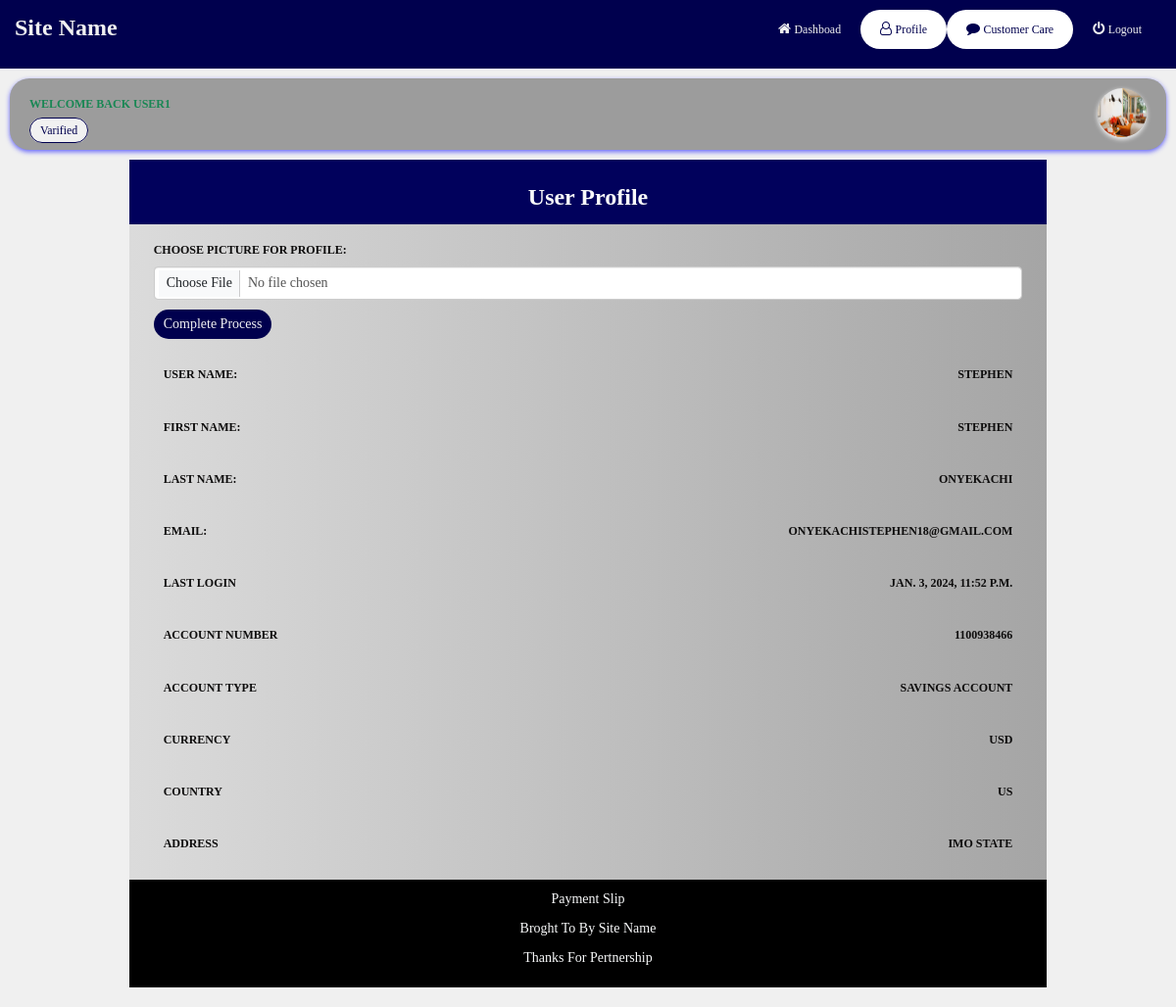
/view_profile/ (signed in), run on an earlier commit of the app's database.
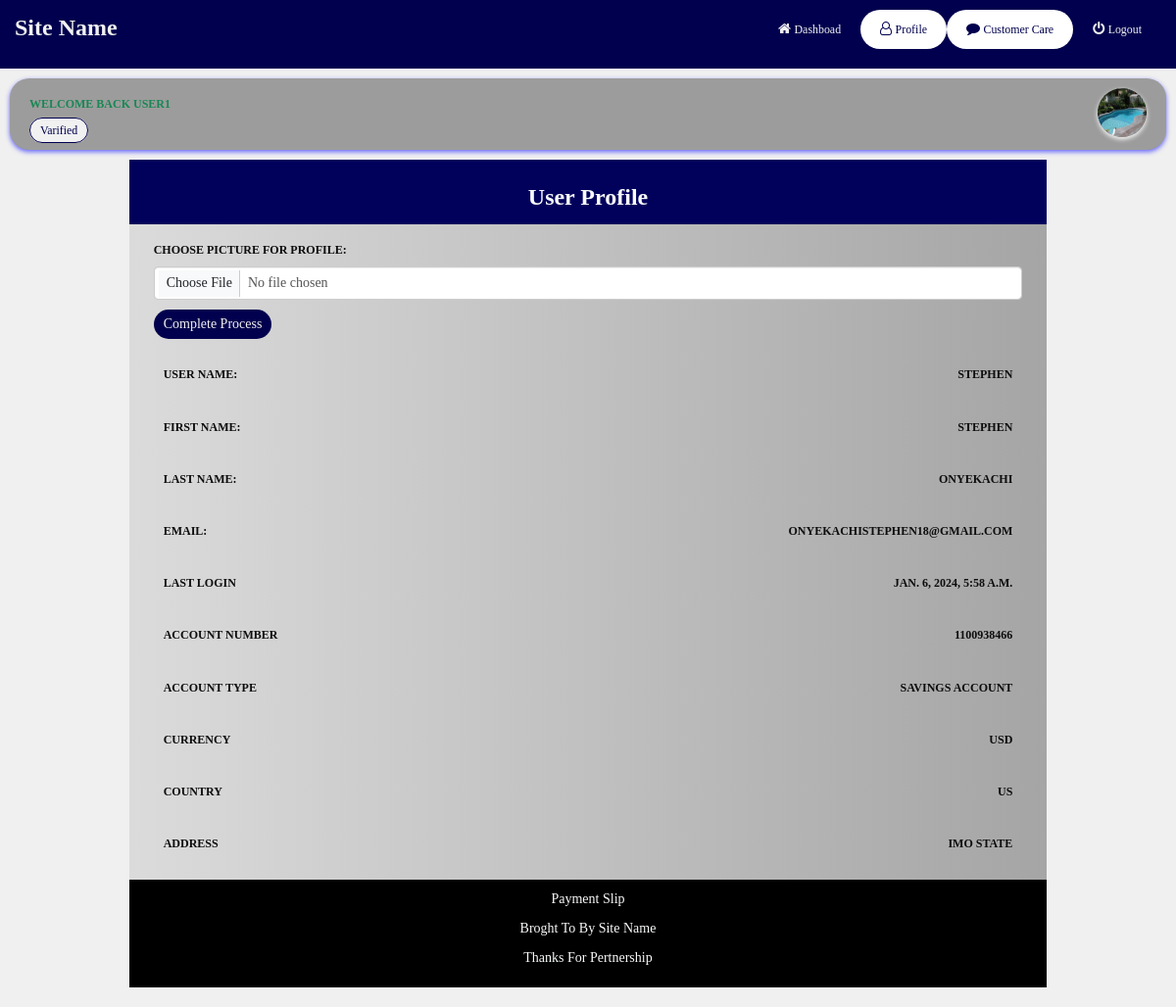
And on a later commit of the database.
### App/models.py (models this page shows)
class Users(AbstractUser):
    currency = models.CharField(max_length=200)
    phone_number = models.CharField(max_length=20)
    country = models.CharField(max_length=200)
    address = models.CharField(max_length=250)
    date_joined = models.DateTimeField(verbose_name="date joined", auto_now_add=True)
    last_login = models.DateTimeField(verbose_name="last login", auto_now=True)
    balance = models.FloatField(default=0.00, null=True)
    account_number = models.PositiveIntegerField(default=0, null=True)
    account_type = models.CharField(max_length=200)
    bank = models.CharField(max_length=200)
    block = models.BooleanField(default=False)
    username = models.CharField(max_length=100, blank=True, null=True, unique=True)
    gender = models.CharField(max_length=200)
    profile_picture = models.ImageField(upload_to='picture')
    def __str__(self):
        return self.username

### App/views.py (the view)
# urls.py: path('view_profile/', views.View_profile, name='view_profile'),
def View_profile(request):
    user = Users.objects.get(username=request.user)
    if request.method == 'POST':
        profile_picture = request.FILES.get('profile_picture')
        user.profile_picture = profile_picture
        user.save()
    context = {
        'user':user
    }
    return render(request, 'profile/view_profile.html', context)

### template/profile/view_profile.html (shortened to what this page needs)
{% extends 'nav_auth/extentions.html' %}
{% load static %}
{% block content %}
<body>
    <div>
        {% if request.user.is_superuser %}
        {% include 'nav_auth/links.html' %}
        {% else %}
        {% include 'nav_auth/links2.html' %}
        {% endif %}
        <section class="col-md-12" id="dashboad_section2">
            {% include 'nav_auth/welcome.html' %}
            <div class="col-md-12 slip">
                <div class="col-md-10 slip_body">
                    <div class="col-md-12 text-center p-3"
                        style="background-color: rgb(1, 1, 92); width: 100%; position: relative;"
                    >
                        <h3 class="text-center text-light">User Profile</h3>
                    </div>
                    <div class="col-md-12"
                        style="padding: 10px;position: relative;
                        background: linear-gradient(to right, rgb(219, 219, 219), rgb(165, 165, 165));"
                    >
                        <div class="col-md-12">
                            <form method="post" enctype="multipart/form-data">
                                <div>
                                    <h4>
                                        choose picture for profile:
                                    </h4>
                                    <input type="file" class="form-control" name="profile_picture"
                                    >
                                </div>
                                <div class="proceed">
                                    <button>complete process</button>
                                </div>
                            </form>
                        </div>
                        <div class="col-md-12">
                            <div class="col-md-12 slip_content">
                                <h4>
                                    user name:
                                </h4>
                                <h4>
                                    {{ user.first_name }}
                                </h4>
                            </div>
                            <div class="col-md-12 slip_content">
                                <h4>
                                    first name:
                                </h4>
                                <h4>
                                    {{ user.first_name }}
                                </h4>
                            </div>
                            <div class="col-md-12 slip_content">
                                <h4>
                                    last name:
                                </h4>
                                <h4>
                                    {{ user.last_name }}
                                </h4>
                            </div>
                            <div class="col-md-12 slip_content">
                                <h4>
                                    email:
                                </h4>
                                <h4>
                                    {{ user.email }}
                                </h4>
                            </div>
                            <div class="col-md-12 slip_content">
                                <div>
                                    <h4>Last Login</h4>
                                </div>
                                <div>
                                    <h4>{{user.last_login}}</h4>
                                </div>
                            </div>
                            <div class="col-md-12 slip_content">
                                <div>
                                    <h4>Account Number</h4>
                                </div>
                                <div>
                                    <h4>{{user.account_number}}</h4>
                                </div>
                            </div>
                            <div class="col-md-12 slip_content">
                                <div>
                                    <h4>Account type</h4>
                                </div>
                                <div>
                                    <h4>{{user.account_type}}</h4>
                                </div>
                            </div>
                            <div class="col-md-12 slip_content">
                                <div>
                                    <h4>currency</h4>
                                </div>
                                <div>
                                    <h4>{{user.currency}}</h4>
                                </div>
                            </div>
                            <div class="col-md-12 slip_content">
                                <div>
                                    <h4>country</h4>
                                </div>
                                <div>
                                    <h4>{{user.country}}</h4>
                                </div>
                            </div>
                            <div class="col-md-12 slip_content">
                                <div>
                                    <h4>address</h4>
                                </div>
                                <div>
                                    <h4>{{user.address}}</h4>
                                </div>
                            </div>
                        </div>
                    </div>
                    <div class="col-md-12 text-center p-3"
                        style="background-color: rgb(0, 0, 0); width: 100%; position: relative;"
                    >
                        <p class="text-center text-light">Payment Slip</p>
                        <p class="text-center text-light">Broght To By Site Name</p>
                        <p class="text-center text-light">Thanks For Pertnership</p>
                    </div>
                </div>
            </div>
        </section>
    </div>
</body>
{% endblock %}

### template/nav_auth/extentions.html (shortened to what this page needs)
<!DOCTYPE html>
{% load static %}
<html lang="en">
<head>
    <link href="https://cdn.jsdelivr.net/npm/bootstrap@5.3.2/dist/css/bootstrap.min.css" rel="stylesheet"
>
    <link rel="stylesheet" href="{% static 'bootstrap/css/bootstrap.min.css'%}">
    <link rel="stylesheet" href="{% static 'bootstrap/js/bootstrap.min.js'%}">
    <link rel="stylesheet" href="{% static 'font-awesome/css/font-awesome.min.css'%}">
    <link rel="stylesheet" href="{% static 'css.css'%}">
    <link rel="stylesheet" href="{% static 'media.css'%}">
</head>
<body>
    {% block content %}
    {% endblock %}
</body>
</html>

### template/nav_auth/links2.html (shortened to what this page needs)
<section class="col-md-12" id="dashboad_section1">
    <div class="menu">
        <div>
            <h3 id="sitename">site name</h3>
        </div>
        <div class="menu_links">
            <ul>
                <li>
                    <a href="{% url 'dashboard' %}" {% if '/dashboard/' == request.path %} class="active" {% endif %}>
                        <i class="fa fa-home"></i>
                        <small>dashboad</small>
                    </a>
                </li>
                <li>
                    <a href="{% url 'view_profile' %}" {% if '/view_profile/' == request.path %} class="active" {% endif %}>
                        <i class="fa fa-user-o"></i>
                        <small>profile</small>
                    </a>
                </li>
                <li>
                    <a href="{% url 'view_profile' %}" {% if '/view_profile/' == request.path %} class="active" {% endif %}>
                        <i class="fa fa-comment"></i>
                        <small>customer care</small>
                    </a>
                </li>
                <li>
                    <a href="{% url 'logout' %}" {% if '/logout/' == request.path %} class="active" {% endif %}>
                        <i class="fa fa-power-off"></i>
                        <small>logout</small>
                    </a>
                </li>
            </ul>
        </div>
    </div>
</section>

### template/nav_auth/welcome.html
{% load static %}
<div class="col-md-12 content_proceed"
    style="display: flex; justify-content: space-between; box-shadow: 0 2px 5px rgb(99, 99, 250);"
>
    <div>
        <div>
            <h4 class="text-success">
                welcome back {{ request.user.username }}
            </h4>
        </div>
        <div class="varifile">
            <small>Varified</small>
        </div>
    </div>
    <div>
        <a href="{% url 'view_profile' %}">
            {% if user.profile_picture %}
            <div>
                <img src="{{ request.user.profile_picture.url }}" alt=""
                    style="
                        border-radius: 50px; width: 50px; height: 50px; box-shadow: 0 2px 5px white;
                    "
                >
            </div>
            {% else %}
            <div>
                <img src="{% static 'img/001.jpg' %}" alt=""
                    style="border-radius: 50px; width: 50px; height: 50px;"
                >
            </div>
            {% endif %}
        </a>
    </div>
</div>

### static/css.css (style rules this page uses)
* { margin: 0px; padding: 0px; box-sizing: border-box; font-family: 'Arial Narrow'; }
:root { --button-bg: rgb(0, 0, 78); --button-color: #f1f1f1; --body-bg: rgb(240, 240, 240); --body-border: rgb(156, 156, 156); --body-color: rgb(0, 0, 78); --dack: rgb(14, 13, 13); }
.content_proceed { border-radius: 20px; padding: 10px 20px; background-color: var(--body-border); text-transform: capitalize; transition: 0.2s; }
.varifile small { background-color: var(--button-color); color: var(--button-bg); text-decoration: none; border:1px solid var(--button-bg); padding: 5px 10px; border-radius: 20px; }
.proceed { padding: 10px 0px; }
.proceed button { background-color: var(--button-bg); color: var(--button-color); padding: 5px 10px; border-radius: 20px; outline: none; border: none; text-transform: capitalize; transition: 0.2s; }
h3 { text-transform: capitalize; font-weight: 700; line-height: 16px; }
h4 { text-transform: uppercase; font-weight: bolder; font-size: 12px; color: var(--dack); }
#dashboad_section1 { background-color: var(--button-bg); color: var(--button-color); }
.menu { display: flex; justify-content: space-between; }
.menu_links ul { display: flex; text-decoration: none; }
.menu_links ul li { display: flex; padding: 10px 0; }
.menu_links ul li a { text-decoration: none; padding: 10px 20px; text-transform: capitalize; color: var(--button-color); transform: 0.2s; }
.menu_links ul li a.active { background-color: white; border-radius: 20px; color: var(--button-bg); }
#dashboad_section2 { background-color: var(--body-bg); padding: 10px; }

### template/profile/view_profile.html (style rules this page uses)
.slip { padding: 10px; display: flex; justify-content: space-around; }
.slip_content { display: flex; justify-content: space-between; padding: 10px; }

What changed in the data, as far as the page shows it:
changed Users "USER1": user.profile_picture: a different picture; last_login "JAN. 3, 2024, 11:52 P.M." → "JAN. 6, 2024, 5:58 A.M."
